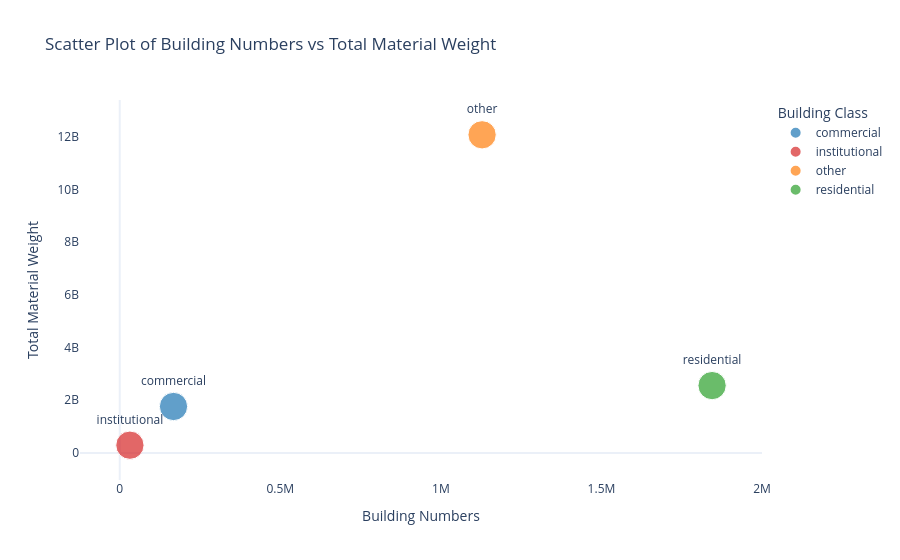

Source (notebook cell):
### Code cell
import plotly.express as px
import pandas as pd
material_weight_sum = df_final_wt_hb.groupby(['building class'])['material_weight'].sum().reset_index()

# Building numbers summary
building_numbers = {
    'residential': 1844452,
    'other': 1128274,
    'commercial': 167447,
    'institutional': 31681
}

# Map building class to building numbers
material_weight_sum['building_numbers'] = material_weight_sum['building class'].map(building_numbers)

# Plotting
fig = px.scatter(
    material_weight_sum,
    x='building_numbers',  # Switched x-axis
    y='material_weight',   # Switched y-axis
    color='building class',
    size=[10] * len(material_weight_sum),  # Uniform point sizes
    text='building class',  # Add labels for building classes
    labels={
        'building_numbers': 'Building Numbers',
        'material_weight': 'Total Material Weight',
        'building class': 'Building Class'
    },
    title='Scatter Plot of Building Numbers vs Total Material Weight',
    color_discrete_map={
        'commercial': '#1f77b4',  # Updated to light blue
        'residential': '#2ca02c',  # Updated to a brighter green
        'other': '#ff7f0e',  # Updated to orange
        'institutional': '#d62728'  # Updated to bright red
    }
)

# Update layout to remove grid and customize appearance
fig.update_traces(textposition='top center', marker=dict(line=dict(width=1, color='white')))
fig.update_layout(
    template='plotly_white',
    legend_title=dict(text='Building Class'),
    xaxis=dict(showgrid=False),  # Remove x-axis grid
    yaxis=dict(showgrid=False),  # Remove y-axis grid
    plot_bgcolor='white'  # Set background color to white
)

# Export to SVG
fig.write_image('scatter_plot_building_numbers_material_weight_no_grid.svg')

# Show plot
fig.show()

### Figure 1 — Plotly figure (JSON) as saved in the notebook; plotly's stock layout.template omitted (floating-point values rounded to 4 significant figures)
{"data": [{"hovertemplate": "Building Class=%{text}<br>Building Numbers=%{x}<br>Total Material Weight=%{y}<br>size=%{marker.size}<extra></extra>", "legendgroup": "commercial", "marker": {"color": "#1f77b4", "line": {"color": "white", "width": 1}, "size": [10], "sizemode": "area", "sizeref": 0.025, "symbol": "circle"}, "mode": "markers+text", "name": "commercial", "orientation": "v", "showlegend": true, "text": ["commercial"], "textposition": "top center", "type": "scatter", "x": [167447], "xaxis": "x", "y": [1764000000.0], "yaxis": "y"}, {"hovertemplate": "Building Class=%{text}<br>Building Numbers=%{x}<br>Total Material Weight=%{y}<br>size=%{marker.size}<extra></extra>", "legendgroup": "institutional", "marker": {"color": "#d62728", "line": {"color": "white", "width": 1}, "size": [10], "sizemode": "area", "sizeref": 0.025, "symbol": "circle"}, "mode": "markers+text", "name": "institutional", "orientation": "v", "showlegend": true, "text": ["institutional"], "textposition": "top center", "type": "scatter", "x": [31681], "xaxis": "x", "y": [294200000.0], "yaxis": "y"}, {"hovertemplate": "Building Class=%{text}<br>Building Numbers=%{x}<br>Total Material Weight=%{y}<br>size=%{marker.size}<extra></extra>", "legendgroup": "other", "marker": {"color": "#ff7f0e", "line": {"color": "white", "width": 1}, "size": [10], "sizemode": "area", "sizeref": 0.025, "symbol": "circle"}, "mode": "markers+text", "name": "other", "orientation": "v", "showlegend": true, "text": ["other"], "textposition": "top center", "type": "scatter", "x": [1128274], "xaxis": "x", "y": [12080000000.0], "yaxis": "y"}, {"hovertemplate": "Building Class=%{text}<br>Building Numbers=%{x}<br>Total Material Weight=%{y}<br>size=%{marker.size}<extra></extra>", "legendgroup": "residential", "marker": {"color": "#2ca02c", "line": {"color": "white", "width": 1}, "size": [10], "sizemode": "area", "sizeref": 0.025, "symbol": "circle"}, "mode": "markers+text", "name": "residential", "orientation": "v", "showlegend": true, "text": ["residential"], "textposition": "top center", "type": "scatter", "x": [1844452], "xaxis": "x", "y": [2558000000.0], "yaxis": "y"}], "layout": {"legend": {"itemsizing": "constant", "title": {"text": "Building Class"}, "tracegroupgap": 0}, "plot_bgcolor": "white", "title": {"text": "Scatter Plot of Building Numbers vs Total Material Weight"}, "xaxis": {"anchor": "y", "domain": [0, 1], "showgrid": false, "title": {"text": "Building Numbers"}}, "yaxis": {"anchor": "x", "domain": [0, 1], "showgrid": false, "title": {"text": "Total Material Weight"}}}}
